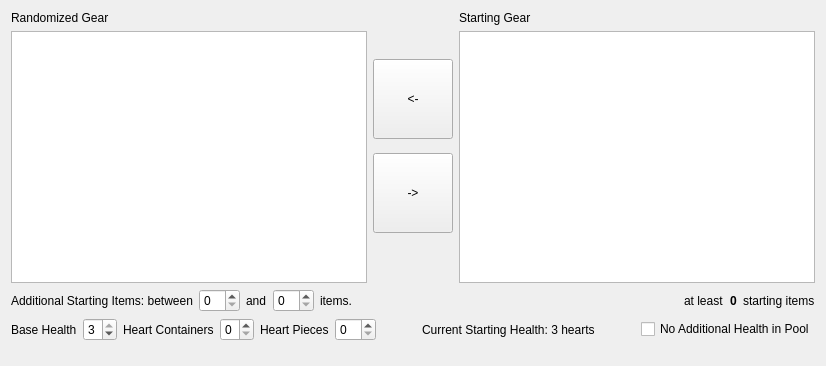
          <widget class="QWidget" name="tab_for_starting_items">
           <property name="enabled">
            <bool>true</bool>
           </property>
           <attribute name="title">
            <string>Starting Items</string>
           </attribute>
           <layout class="QVBoxLayout" name="layout_for_items_selection" stretch="20,0,0,1">
            <item>
             <layout class="QHBoxLayout" name="layout_for_starting_items">
              <item>
               <layout class="QVBoxLayout" name="layout_for_randomized_gear">
                <item>
                 <widget class="QLabel" name="label_for_randomized_gear">
                  <property name="text">
                   <string>Randomized Gear</string>
                  </property>
                 </widget>
                </item>
                <item>
                 <widget class="QListView" name="randomized_gear">
                  <property name="sizePolicy">
                   <sizepolicy hsizetype="Expanding" vsizetype="Preferred">
                    <horstretch>0</horstretch>
                    <verstretch>2</verstretch>
                   </sizepolicy>
                  </property>
                  <property name="editTriggers">
                   <set>QAbstractItemView::NoEditTriggers</set>
                  </property>
                  <property name="selectionMode">
                   <enum>QAbstractItemView::ExtendedSelection</enum>
                  </property>
                 </widget>
                </item>
               </layout>
              </item>
              <item>
               <layout class="QVBoxLayout" name="layout_for_gear_options">
                <item>
                 <spacer name="spacer_for_options_gear_top">
                  <property name="orientation">
                   <enum>Qt::Vertical</enum>
                  </property>
                  <property name="sizeType">
                   <enum>QSizePolicy::Preferred</enum>
                  </property>
                  <property name="sizeHint" stdset="0">
                   <size>
                    <width>20</width>
                    <height>40</height>
                   </size>
                  </property>
                 </spacer>
                </item>
                <item>
                 <widget class="QPushButton" name="remove_gear">
                  <property name="minimumSize">
                   <size>
                    <width>0</width>
                    <height>80</height>
                   </size>
                  </property>
                  <property name="text">
                   <string>&lt;-</string>
                  </property>
                 </widget>
                </item>
                <item>
                 <widget class="QPushButton" name="add_gear">
                  <property name="minimumSize">
                   <size>
                    <width>0</width>
                    <height>80</height>
                   </size>
                  </property>
                  <property name="text">
                   <string>-&gt;</string>
                  </property>
                 </widget>
                </item>
                <item>
                 <spacer name="spacer_for_options_gear_bottom">
                  <property name="orientation">
                   <enum>Qt::Vertical</enum>
                  </property>
                  <property name="sizeType">
                   <enum>QSizePolicy::Preferred</enum>
                  </property>
                  <property name="sizeHint" stdset="0">
                   <size>
                    <width>20</width>
                    <height>40</height>
                   </size>
                  </property>
                 </spacer>
                </item>
               </layout>
              </item>
              <item>
               <layout class="QVBoxLayout" name="layout_for_starting_gear">
                <item>
                 <widget class="QLabel" name="label_for_starting_gear">
                  <property name="text">
                   <string>Starting Gear</string>
                  </property>
                 </widget>
                </item>
                <item>
                 <widget class="QListView" name="starting_gear">
                  <property name="sizePolicy">
                   <sizepolicy hsizetype="Expanding" vsizetype="Preferred">
                    <horstretch>0</horstretch>
                    <verstretch>1</verstretch>
                   </sizepolicy>
                  </property>
                  <property name="editTriggers">
                   <set>QAbstractItemView::NoEditTriggers</set>
                  </property>
                  <property name="selectionMode">
                   <enum>QAbstractItemView::ExtendedSelection</enum>
                  </property>
                 </widget>
                </item>
               </layout>
              </item>
             </layout>
            </item>
            <item>
             <layout class="QHBoxLayout" name="layout_for_additional_starting">
              <item>
               <widget class="QLabel" name="label_for_additional_starting_min">
                <property name="text">
                 <string>Additional Starting Items: between</string>
                </property>
               </widget>
              </item>
              <item>
               <widget class="QSpinBox" name="additional_starting_min">
                <property name="maximum">
                 <number>47</number>
                </property>
               </widget>
              </item>
              <item>
               <widget class="QLabel" name="label_for_additional_starting_max">
                <property name="text">
                 <string>and</string>
                </property>
               </widget>
              </item>
              <item>
               <widget class="QSpinBox" name="additional_starting_max">
                <property name="maximum">
                 <number>47</number>
                </property>
               </widget>
              </item>
              <item>
               <widget class="QLabel" name="label_for_additional_starting">
                <property name="text">
                 <string>items.</string>
                </property>
               </widget>
              </item>
              <item>
               <spacer name="spacer_for_additional_starting">
                <property name="orientation">
                 <enum>Qt::Horizontal</enum>
                </property>
                <property name="sizeHint" stdset="0">
                 <size>
                  <width>40</width>
                  <height>20</height>
                 </size>
                </property>
               </spacer>
              </item>
              <item>
               <widget class="QLabel" name="text_for_total_starting_min">
                <property name="text">
                 <string>at least</string>
                </property>
               </widget>
              </item>
              <item>
               <widget class="QLabel" name="label_for_total_starting">
                <property name="font">
                 <font>
                  <weight>75</weight>
                  <bold>true</bold>
                 </font>
                </property>
                <property name="text">
                 <string>0</string>
                </property>
               </widget>
              </item>
              <item>
               <widget class="QLabel" name="text_for_total_starting_max">
                <property name="text">
                 <string>starting items</string>
                </property>
               </widget>
              </item>
             </layout>
            </item>
            <item>
             <layout class="QHBoxLayout" name="layout_for_starting_health">
              <item>
               <widget class="QLabel" name="label_for_starting_bh">
                <property name="text">
                 <string>Base Health</string>
                </property>
               </widget>
              </item>
              <item>
               <widget class="QSpinBox" name="starting_bh">
                <property name="minimum">
                 <number>1</number>
                </property>
                <property name="maximum">
                 <number>3</number>
                </property>
                <property name="value">
                 <number>3</number>
                </property>
               </widget>
              </item>
              <item>
               <widget class="QLabel" name="label_for_starting_hcs">
                <property name="text">
                 <string>Heart Containers</string>
                </property>
               </widget>
              </item>
              <item>
               <widget class="QSpinBox" name="starting_hcs">
                <property name="enabled">
                 <bool>true</bool>
                </property>
                <property name="baseSize">
                 <size>
                  <width>0</width>
                  <height>0</height>
                 </size>
                </property>
                <property name="layoutDirection">
                 <enum>Qt::LeftToRight</enum>
                </property>
                <property name="maximum">
                 <number>6</number>
                </property>
                <property name="value">
                 <number>0</number>
                </property>
                <property name="displayIntegerBase">
                 <number>10</number>
                </property>
               </widget>
              </item>
              <item>
               <widget class="QLabel" name="label_for_starting_pohs">
                <property name="sizePolicy">
                 <sizepolicy hsizetype="Preferred" vsizetype="Preferred">
                  <horstretch>0</horstretch>
                  <verstretch>0</verstretch>
                 </sizepolicy>
                </property>
                <property name="text">
                 <string>Heart Pieces</string>
                </property>
               </widget>
              </item>
              <item>
               <widget class="QSpinBox" name="starting_pohs">
                <property name="maximum">
                 <number>44</number>
                </property>
                <property name="value">
                 <number>0</number>
                </property>
                <property name="displayIntegerBase">
                 <number>10</number>
                </property>
               </widget>
              </item>
              <item>
               <spacer name="horizontalSpacer">
                <property name="orientation">
                 <enum>Qt::Horizontal</enum>
                </property>
                <property name="sizeHint" stdset="0">
                 <size>
                  <width>40</width>
                  <height>20</height>
                 </size>
                </property>
               </spacer>
              </item>
              <item>
               <widget class="QLabel" name="current_health">
                <property name="text">
                 <string>Current Starting Health: 3 hearts</string>
                </property>
               </widget>
              </item>
              <item>
               <spacer name="spacer_for_health_end">
                <property name="orientation">
                 <enum>Qt::Horizontal</enum>
                </property>
                <property name="sizeType">
                 <enum>QSizePolicy::Expanding</enum>
                </property>
                <property name="sizeHint" stdset="0">
                 <size>
                  <width>40</width>
                  <height>20</height>
                 </size>
                </property>
               </spacer>
              </item>
              <item>
               <widget class="QCheckBox" name="no_heart_in_pool">
                <property name="text">
                 <string>No Additional Health in Pool</string>
                </property>
               </widget>
              </item>
             </layout>
            </item>
            <item>
             <spacer name="spacer_below_starting_health">
              <property name="orientation">
               <enum>Qt::Vertical</enum>
              </property>
              <property name="sizeHint" stdset="0">
               <size>
                <width>20</width>
                <height>40</height>
               </size>
              </property>
             </spacer>
            </item>
           </layout>
          </widget>
